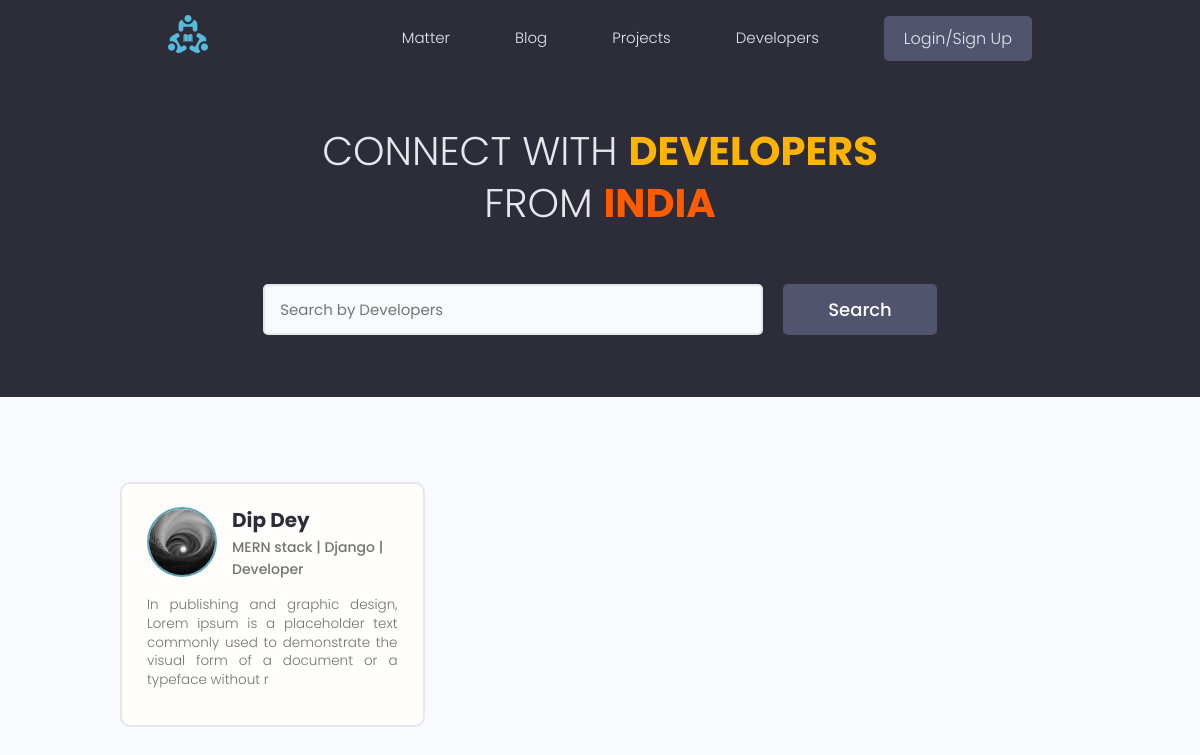
The page /user/ on the database its author committed.
### users/models.py (models this page shows, shortened)
class Profile(models.Model):
    user = models.OneToOneField(User, on_delete = models.CASCADE, null=True, blank= True)
    name = models.CharField(max_length=200, blank=True, null=True)
    username = models.CharField(max_length=200, blank=True, null=True)
    email= models.EmailField(max_length=500, blank=True, null=True)
    location = models.CharField(max_length=200, blank=True, null=True)
    bio = models.TextField(null=True, blank=True)
    short_intro = models.TextField(blank=True, null=True)
    social_twitter = models.CharField(max_length=200, blank=True, null=True)
    social_linkedin = models.CharField(max_length=200, blank=True, null=True)
    social_youtube = models.CharField(max_length=200, blank=True, null=True)
    social_website = models.CharField(max_length=200, blank=True, null=True)
    social_instagram = models.CharField(max_length=200, blank=True, null=True)
    social_github = models.CharField(max_length=200, blank=True, null=True)
    profile_image = models.ImageField(null=True, blank=True, upload_to='profiles/', default = 'profiles/user-default.png')
    id = models.UUIDField(default=uuid.uuid4, unique = True, primary_key=True, editable= False)
    created_at = models.DateTimeField(auto_now_add=True)
    @property
    def imageURL(self):
        try:
            url = self.profile_image.url
        except:
            url = ''
        return url

### users/views.py (the view)
# urls.py: path('', views.profiles, name='profiles'),
def profiles(request):
    profiles, search_query = searchProfiles(request)
    context = {'profiles' : profiles, 'search-query': search_query}
    return render(request, 'users/profiles.html', context)

### users/utils.py (called while the page is built)
def searchProfiles(request):
    search_query = ''
    if request.GET.get('text'):
        search_query =  request.GET.get('text')
    skills = Skill.objects.filter(name__icontains= search_query)
    profiles = Profile.objects.distinct().filter(Q(name__icontains=search_query) |
         Q(skill__in=skills)
        , email__contains='@vedantu.com')
    return profiles, search_query

### users/templates/users/profiles.html (shortened to what this page needs)
{% extends 'main.html' %}
{% block content %}
<main class="home">
    <section class="hero-section text-center">
      <div class="container container--narrow">
        <div class="hero-section__box">
          <h2>CONNECT WITH <span style="color: #FFB500;">DEVELOPERS</span></h2>
          <h2>FROM <span style="color: #FF5B00;">INDIA</span></h2>
        </div>
        <div class="hero-section__search">
          <form class="form" action="{% url 'profiles' %}" method="get">
            <div class="form__field">
              <input class="input input--text" id="formInput#search" type="text" name="text"
                value='{{search_query}}'  placeholder="Search by Developers" />
            </div>
            <input class="btn btn--sub btn--lg" type="submit" value="Search" />
          </form>
        </div>
      </div>
    </section>
    <section class="devlist">
      <div class="container">
        <div class="grid grid--three">
          {% for profile in profiles %}
          <div class="column card">
            <div class="dev">
              <a href="{% url 'user-profile' profile.id %}" class="card__body">
                <div class="dev__profile">
                  <img class="avatar avatar--md" src="{{profile.imageURL}}" alt="image" />
                  <div class="dev__meta">
                    <h3>{{profile.name}}</h3>
                    <h5>{{profile.short_intro|slice:'60'}}</h5>
                  </div>
                </div>
                <p class="dev__info">{{profile.bio|slice:'150'}}</p>
              </a>
            </div>
          </div>
          {% endfor %}
        </div>
      </div>
    </section>
  </main>
{% endblock %}

### static/styles/app.css (style rules this page uses)
:root { --color-sub: #2d2d39; }
.btn--sub { background-color: var(--color-sub-light); }
.card { border: 2px solid var(--color-light); }
img { width: 100%; }
.hero-section { height: 40vh; display: flex; align-items: center; background-color: var(--color-sub); }
.hero-section__box { margin-bottom: 4rem; }
.hero-section__box > h2, .hero-section__box > h2 > span { font-size: 4rem; color: var(--color-light); line-height: 1.3; text-transform: uppercase; }
.hero-section__box > h2 { font-weight: 300; }
.hero-section__box > h2 > span { font-weight: 700; }
.hero-section__search > .form { display: flex; align-items: center; justify-content: center; gap: 2rem; }
.hero-section__search > .form input.input--text { width: 50rem; }
.devlist { margin-top: 8rem; }
.devlist .grid { align-items: stretch; }
.devlist .dev .dev__profile { display: flex; align-items: center; gap: 1.5rem; }
.devlist .dev .dev__meta h3 { color: var(--color-sub); font-size: 2rem; font-weight: 700; }
.devlist .dev .dev__meta h5 { color: var(--color-text); font-size: 1.4rem; font-weight: 500; }
.devlist .dev .dev__info { margin: 1.5rem 0; font-size: 1.35rem; line-height: 1.4; text-align: justify; }
body { overflow-x: hidden !important; }

### static/uikit/styles/modules/_variables.css (style rules this page uses)
:root { --color-main: #5aa5b9; --color-main-light: #e6faff; --color-sub: #3f4156; --color-sub-light: #51546e; --color-sub-lighter: #ededfd; --color-text: #737373; --color-gray: #8b8b8b; --color-light: #e5e7eb; --color-light-gray: #767676; --color-bg: #f8fafd; --color-white: #fffefd; --color-white-light: #f3f3f3; --color-success: #359e64; --color-success-bg: #def8e8; --color-error: #fc4b0b; --color-error-bg: #fff2ee; --font-base: 'Poppins', arial, helvetica, 'Segoe UI', roboto, ubuntu, sans-serif; --font-monospace: 'Fira Code', 'Courier New', courier, monospace; --font-regular: 300; --font-medium: 500; --font-bold: 700; --generic-shadow: 1px 1px 5px #00000010; --generic-transition: all 0.3s ease-in-out; }

### static/uikit/styles/modules/_base.css (style rules this page uses)
* { margin: 0; padding: 0; box-sizing: border-box; text-rendering: optimizeLegibility; color: inherit; font-size: inherit; }
html { font-size: 50%; }
@media only screen and (min-width: 480px) { html { font-size: 56.25%; } }
@media only screen and (min-width: 1200px) { html { font-size: 62.5%; } }
body { line-height: 1.6; font-weight: 400; font-size: 1.5rem; color: var(--color-text); background-color: var(--color-bg); min-height: 100vh; }

### static/uikit/styles/modules/_typography.css (style rules this page uses)
* { font-family: var(--font-base); }
h2 { font-size: 3.6rem; font-weight: var(--font-bold); }
h3 { font-size: 3.2rem; font-weight: var(--font-medium); }
h5 { font-size: 2.4rem; font-weight: var(--font-medium); }
h5, h6 { font-weight: var(--font-regular); }
p, span, strong { font-size: 1.6rem; color: var(--color-text); font-weight: var(--font-regular); }
a { padding-bottom: 2px; text-decoration: none; display: inline-block; color: var(--color-main); font-weight: var(--font-medium); }

### static/uikit/styles/modules/_utilities.css (style rules this page uses)
.container { width: 92%; max-width: 165rem; margin: 0 auto; box-sizing: border-box; }
.container--narrow { width: 92%; max-width: 120rem; }
@media screen and (min-width: 1000px) { .container { width: 90%; } }
@media screen and (min-width: 1000px) { .container--narrow { width: 85%; } }
@media screen and (min-width: 1200px) { .container { width: 80%; } }
@media screen and (min-width: 1200px) { .container--narrow { width: 72%; } }
.text-center { text-align: center; }

### static/uikit/styles/modules/_avatar.css (style rules this page uses)
.avatar { border-radius: 50%; border: 2px solid var(--color-main); object-fit: cover; }
.avatar--md { height: 7rem; width: 7rem; }

### static/uikit/styles/modules/_button.css (style rules this page uses)
.btn { display: inline-block; position: relative; cursor: pointer; background-color: var(--color-light); font-weight: var(--font-medium); color: var(--color-sub); text-decoration: none; padding: 1rem 2rem; border-radius: 0.5rem; border: none; width: -webkit-fit-content; width: -moz-fit-content; width: fit-content; height: -webkit-fit-content; height: -moz-fit-content; height: fit-content; font-size: 1.6rem; outline-width: 0; outline-color: transparent; -webkit-backface-visibility: hidden; backface-visibility: hidden; transition: all 0.3s ease-in-out; }
.btn--sub { background-color: var(--color-sub); color: var(--color-white); }
.btn--lg { font-size: 1.8rem; padding: 1.2rem 4.5rem; }

### static/uikit/styles/modules/_card.css (style rules this page uses)
.card { border-radius: 1rem; background-color: var(--color-white); border: 1.5px solid var(--color-light); width: auto; height: auto; margin-top: 0.5rem; margin-bottom: 0.5rem; overflow: hidden; }
.card__body, .card__header { padding: 2rem 2.5rem; }

### rows shown on the page
Profile: imageURL (picture), name "Dip Dey", short_intro "MERN stack | Django | Developer", bio "In publishing and graphic design, Lorem ipsum is a placeholder text commonly used to demonstrate the visual form of a document or a typeface without r"
